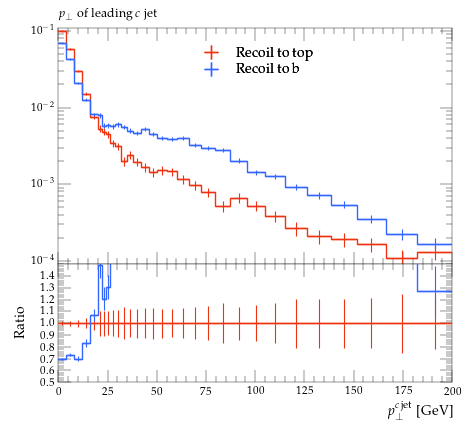

This chart was generated by the following Python code:
#! /usr/bin/env python

# This Python script was auto-generated using YODA v2.0.2.
# Analysis object: /MC_HFJETS/ptCJetLead
# Timestamp: 30-07-2026 (13:09:52)

import matplotlib as mpl
import matplotlib.pyplot as plt
mpl.use('Agg') # comment out for interactive use
import os
import numpy as np

plotDir = os.path.split(os.path.realpath(__file__))[0]
if 'YODA_USER_PLOT_PATH' in globals():
    plot_outdir = globals()['YODA_USER_PLOT_PATH']
else:
    plot_outdir = plotDir

#plot style
plt.style.use(os.path.join(plotDir, '../default.mplstyle'))
# plot metadata
figW, figH = plt.rcParams['figure.figsize']
ax_xLabel = r'$p_\perp^{c\,\mathrm{jet}}$ [GeV]'
ax_yLabel = r''
ax_title  = r'$p_\perp$ of leading $c$ jet'
ax_xScale = 'linear'
ax_yScale = 'log'
xLims = (0.0, 200.0)
yLims = (9e-05, 0.11000000000000001)

# TeX-friendly labels for the legend
labels = {
    'legend' : ([ r"Recoil to top", r"Recoil to b" ], r""),
}

# Adjust canvas width and height
canvasW = 10.0
canvasH = 9.0
figW *= canvasW/10.
figH *= canvasH/9.

# Create figure and axis objects
fig, (ax, ratio0_ax) = plt.subplots(2, 1, sharex=True,
                  figsize=(figW,figH), gridspec_kw={'height_ratios': (6.0, 3.0)})

# Set figure margins
plt.subplots_adjust(
    left   = 1.0 * plt.rcParams['figure.subplot.left'],
    right  = 1.0 * plt.rcParams['figure.subplot.right'],
    top    = 1.0 * plt.rcParams['figure.subplot.top'],
    bottom = 1.0 * plt.rcParams['figure.subplot.bottom'])

ratio0_ax.yaxis.set_major_locator(mpl.ticker.MultipleLocator(0.1))
ratio0_ax.set_ylim(0.5, 1.4999)
ratio0_ax.set_ylabel('Ratio')

# the numerical data is stored in a separate file
dataf = dict()
prefix = os.path.split(__file__)[0]
if prefix:    prefix = prefix + '/'
exec(open(prefix+'ptCJetLead__data.py').read(), dataf)


legend_handles = dict() # keep track of handles for the legend

# style options for curves
# starts at zorder>=5 to draw curve on top of legend
styles = {
  'recoil_t': {
    'color' : '#EE3311',
    'linestyle' : '-',
    'linewidth' : 1,
    'marker' : 'none',
    'markersize' : 2,
    'capsize' : 0.0,
    'zorder' : 5,
    'histstyle' : 1,
    'drawstyle' : 'steps-pre',
    'xerrorbars' : 1,
    'yerrorbars' : 1,
    'fillcolor' : None,
    'fillopacity' : 1.0,
    'ratio0_linestyle' : '-',
    'ratio0_linewidth' : 1,
    'ratio0_marker' : 'none',
    'ratio0_markersize' : 2,
    'ratio0_capsize' : 0.0,
    'ratio0_zorder' : 5,
    'ratio0_histstyle' : 1,
    'ratio0_drawstyle' : 'steps-pre',
    'ratio0_xerrorbars' : 1,
    'ratio0_yerrorbars' : 1,
  },
  'recoil_b': {
    'color' : '#3366FF',
    'linestyle' : '-',
    'linewidth' : 1,
    'marker' : 'none',
    'markersize' : 2,
    'capsize' : 0.0,
    'zorder' : 6,
    'histstyle' : 1,
    'drawstyle' : 'steps-pre',
    'xerrorbars' : 1,
    'yerrorbars' : 1,
    'fillcolor' : None,
    'fillopacity' : 1.0,
    'ratio0_linestyle' : '-',
    'ratio0_linewidth' : 1,
    'ratio0_marker' : 'none',
    'ratio0_markersize' : 2,
    'ratio0_capsize' : 0.0,
    'ratio0_zorder' : 6,
    'ratio0_histstyle' : 1,
    'ratio0_drawstyle' : 'steps-pre',
    'ratio0_xerrorbars' : 1,
    'ratio0_yerrorbars' : 1,
  },
}

# curve from input yoda files in main panel
for label, yvals in dataf['yvals'].items():
    if all(np.isnan(v) for v in dataf['yvals'][label]):
        continue
    tmp = None
    if styles[label]['histstyle']: # draw as histogram
        xpos = dataf['xedges'][label] if styles[label]['drawstyle'] else dataf['xpoints'][label]
        ypos = np.insert(yvals, 0, yvals[0]) if styles[label]['drawstyle'] else yvals
        if styles[label]['fillcolor']: # fill area below curve
            ax.fill_between(xpos, ypos, step='pre',
                            color=styles[label]['fillcolor'],
                            alpha=styles[label]['fillopacity'])
        tmp, = ax.plot(xpos, ypos,
                       color=styles[label]['color'],
                       linestyle=styles[label]['linestyle'],
                       linewidth=styles[label]['linewidth'],
                       drawstyle=styles[label]['drawstyle'], solid_joinstyle='miter',
                       zorder=styles[label]['zorder'], label=label)
    tmp = ax.errorbar(dataf['xpoints'][label], yvals,
                      xerr=np.array(dataf['xerrs'][label])*styles[label]['xerrorbars'],
                      yerr=np.array(dataf['yerrs'][label])*styles[label]['yerrorbars'],
                      fmt=styles[label]['marker'], capsize=styles[label]['capsize'],
                      markersize=styles[label]['markersize'],
                      ecolor=styles[label]['color'],
                      color=styles[label]['color'], zorder=styles[label]['zorder'])
    tmp[-1][0].set_linestyle(styles[label]['linestyle'])
    tmp[-1][0].set_linewidth(styles[label]['linewidth'])
    if label in dataf['add_legend_handle']:  legend_handles[label] = tmp
    for varLabel in dataf['variation_yvals'].keys():
        if varLabel.startswith(label):
            tmp, = ax.plot(dataf['xedges'][label], dataf['variation_yvals'][varLabel],
                           color=styles[label]['color'],
                           linestyle=styles[label]['linestyle'],
                           linewidth=styles[label]['linewidth'],
                           drawstyle='steps-pre', solid_joinstyle='miter',
                           zorder=styles[label]['zorder'], alpha=0.5)


# plots on ratio panel
# curve from input yoda files in ratio panel
for label, yvals in dataf['ratio0_yvals'].items():
    if all(np.isnan(v) for v in yvals):
        continue
    if styles[label]['ratio0_histstyle']: # plot as histogram
        xpos = dataf['xedges']['recoil_t'] if styles[label]['ratio0_drawstyle'] else dataf['xpoints']['recoil_t']
        ypos = np.insert(yvals, 0, yvals[0]) if styles[label]['ratio0_drawstyle'] else yvals
        ratio0_ax.plot(xpos, ypos,
                       color=styles[label]['color'],
                       linewidth=styles[label]['linewidth'],
                       linestyle=styles[label]['ratio0_linestyle'],
                       drawstyle=styles[label]['ratio0_drawstyle'], zorder=styles[label]['zorder'],
                       solid_joinstyle='miter')
    tmp = ratio0_ax.errorbar(dataf['xpoints']['recoil_t'], yvals,
                             xerr=np.array(dataf['ref_xerrs'])*styles[label]['ratio0_xerrorbars'],
                             yerr=np.array(dataf['ratio0_yerrs'][label])*styles[label]['ratio0_yerrorbars'],
                             fmt=styles[label]['ratio0_marker'], capsize=styles[label]['ratio0_capsize'],
                             markersize=styles[label]['ratio0_markersize'],
                             ecolor=styles[label]['color'],
                             color=styles[label]['color'])
    tmp[-1][0].set_linestyle(styles[label]['ratio0_linestyle'])
    tmp[-1][0].set_linewidth(styles[label]['ratio0_linewidth'])

    for varlabel in dataf['ratio0_variation_vals'].keys():
        if varlabel.startswith(label):
            ratio0_ax.plot(dataf['xedges']['recoil_t'],
                            dataf['ratio0_variation_vals'][varlabel],
                            color=styles[label]['color'],
                            linestyle=styles[label]['linestyle'],
                            linewidth=styles[label]['linewidth'],
                            drawstyle='steps-pre', solid_joinstyle='miter',
                            zorder=1, alpha=0.5)

legend_items = list(legend_handles.values())
ax.add_artist(ax.legend(legend_items,
                        labels['legend'][0],
                        title=labels['legend'][1],
                        alignment='left',
                        loc='upper center',
                        bbox_to_anchor=(0.5, 0.97)))

# set plot metadata as defined above
ratio0_ax.set_xlabel(ax_xLabel)
ratio0_ax.xaxis.set_label_coords(1., -0.15)
ax.set_ylabel(ax_yLabel, ha='right', va='top')
ax.yaxis.set_label_coords(-0.11, 1.0)
ax.set_title(ax_title, loc='left')
ax.set_xscale(ax_xScale)
ax.set_yscale(ax_yScale)
ax.set_xlim(xLims)
ax.set_ylim(yLims)

# tick formatting
plt.rcParams['xtick.top'] = True
plt.rcParams['ytick.right'] = True
ax.yaxis.set_major_locator(mpl.ticker.LogLocator(base=10.0, numticks=np.inf))
ax.yaxis.set_minor_locator(mpl.ticker.LogLocator(
                           base=10.0, subs=np.arange(0.1, 1, 0.1), numticks=np.inf))
fig.align_ylabels((ax, ratio0_ax))
plt.savefig(os.path.join(plot_outdir, 'ptCJetLead.pdf'), format='PDF')
plt.savefig(os.path.join(plot_outdir, 'ptCJetLead.png'), format='PNG')

plt.close(fig)
